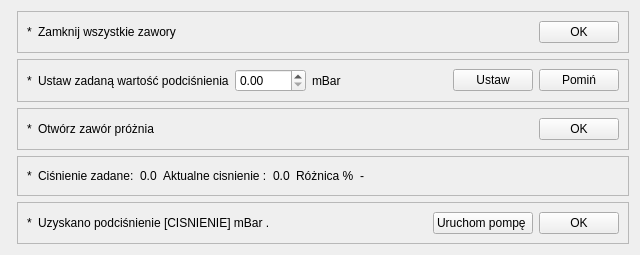
<?xml version="1.0" encoding="UTF-8"?>
<ui version="4.0">
 <class>NowyTest_3</class>
 <widget class="TestPage" name="NowyTest_3">
  <property name="geometry">
   <rect>
    <x>0</x>
    <y>0</y>
    <width>640</width>
    <height>231</height>
   </rect>
  </property>
  <property name="title" stdset="0">
   <string>Ciśnienie w komorze</string>
  </property>
  <property name="subTitle" stdset="0">
   <string>Ustaw odpowiednie ciśnienie w komorze,</string>
  </property>
  <property name="buttonName" stdset="0">
   <string>Dalej</string>
  </property>
  <layout class="QFormLayout" name="formLayout_2">
   <item row="0" column="1">
    <widget class="QFrame" name="frame_1">
     <property name="frameShape">
      <enum>QFrame::StyledPanel</enum>
     </property>
     <property name="frameShadow">
      <enum>QFrame::Raised</enum>
     </property>
     <layout class="QHBoxLayout" name="horizontalLayout">
      <item>
       <widget class="QLabel" name="arrow_1">
        <property name="text">
         <string>*</string>
        </property>
       </widget>
      </item>
      <item>
       <widget class="QLabel" name="text_1">
        <property name="text">
         <string>Zamknij wszystkie zawory</string>
        </property>
       </widget>
      </item>
      <item>
       <spacer name="horizontalSpacer">
        <property name="orientation">
         <enum>Qt::Horizontal</enum>
        </property>
        <property name="sizeHint" stdset="0">
         <size>
          <width>40</width>
          <height>20</height>
         </size>
        </property>
       </spacer>
      </item>
      <item>
       <widget class="QPushButton" name="pbOk_1">
        <property name="text">
         <string>OK</string>
        </property>
       </widget>
      </item>
     </layout>
    </widget>
   </item>
   <item row="1" column="1">
    <widget class="QFrame" name="frame_2">
     <property name="frameShape">
      <enum>QFrame::StyledPanel</enum>
     </property>
     <property name="frameShadow">
      <enum>QFrame::Raised</enum>
     </property>
     <layout class="QHBoxLayout" name="horizontalLayout_2">
      <item>
       <widget class="QLabel" name="arrow_2">
        <property name="text">
         <string>*</string>
        </property>
       </widget>
      </item>
      <item>
       <widget class="QLabel" name="test_2">
        <property name="text">
         <string>Ustaw zadaną wartość podciśnienia</string>
        </property>
       </widget>
      </item>
      <item>
       <widget class="QDoubleSpinBox" name="cisnienie">
        <property name="maximum">
         <double>1003.990000000000009</double>
        </property>
       </widget>
      </item>
      <item>
       <widget class="QLabel" name="text_2a">
        <property name="text">
         <string>mBar</string>
        </property>
       </widget>
      </item>
      <item>
       <spacer name="horizontalSpacer_2">
        <property name="orientation">
         <enum>Qt::Horizontal</enum>
        </property>
        <property name="sizeHint" stdset="0">
         <size>
          <width>207</width>
          <height>20</height>
         </size>
        </property>
       </spacer>
      </item>
      <item>
       <widget class="QPushButton" name="pbUstaw_2">
        <property name="text">
         <string>Ustaw</string>
        </property>
       </widget>
      </item>
      <item>
       <widget class="QPushButton" name="pb_Skip2">
        <property name="text">
         <string>Pomiń</string>
        </property>
       </widget>
      </item>
     </layout>
    </widget>
   </item>
   <item row="2" column="1">
    <widget class="QFrame" name="frame_3">
     <property name="frameShape">
      <enum>QFrame::StyledPanel</enum>
     </property>
     <property name="frameShadow">
      <enum>QFrame::Raised</enum>
     </property>
     <layout class="QHBoxLayout" name="horizontalLayout_3">
      <item>
       <widget class="QLabel" name="arrow_3">
        <property name="text">
         <string>*</string>
        </property>
       </widget>
      </item>
      <item>
       <widget class="QLabel" name="text_3">
        <property name="text">
         <string>Otwórz zawór próżnia</string>
        </property>
       </widget>
      </item>
      <item>
       <spacer name="horizontalSpacer_3">
        <property name="orientation">
         <enum>Qt::Horizontal</enum>
        </property>
        <property name="sizeHint" stdset="0">
         <size>
          <width>424</width>
          <height>20</height>
         </size>
        </property>
       </spacer>
      </item>
      <item>
       <widget class="QPushButton" name="pbOk_3">
        <property name="text">
         <string>OK</string>
        </property>
       </widget>
      </item>
     </layout>
    </widget>
   </item>
   <item row="4" column="1">
    <widget class="QFrame" name="frame_5">
     <property name="frameShape">
      <enum>QFrame::StyledPanel</enum>
     </property>
     <property name="frameShadow">
      <enum>QFrame::Raised</enum>
     </property>
     <layout class="QHBoxLayout" name="horizontalLayout_4">
      <item>
       <widget class="QLabel" name="arrow_5">
        <property name="text">
         <string>*</string>
        </property>
       </widget>
      </item>
      <item>
       <widget class="QLabel" name="text5">
        <property name="text">
         <string>Uzyskano podciśnienie [CISNIENIE] mBar .</string>
        </property>
       </widget>
      </item>
      <item>
       <spacer name="horizontalSpacer_4">
        <property name="orientation">
         <enum>Qt::Horizontal</enum>
        </property>
        <property name="sizeHint" stdset="0">
         <size>
          <width>40</width>
          <height>20</height>
         </size>
        </property>
       </spacer>
      </item>
      <item>
       <widget class="QPushButton" name="pbRun_5">
        <property name="text">
         <string>Uruchom pompę </string>
        </property>
       </widget>
      </item>
      <item>
       <widget class="QPushButton" name="pbOk_5">
        <property name="text">
         <string>OK</string>
        </property>
       </widget>
      </item>
     </layout>
    </widget>
   </item>
   <item row="3" column="1">
    <widget class="QFrame" name="frame_4">
     <property name="frameShape">
      <enum>QFrame::StyledPanel</enum>
     </property>
     <property name="frameShadow">
      <enum>QFrame::Raised</enum>
     </property>
     <layout class="QHBoxLayout" name="horizontalLayout_5">
      <item>
       <widget class="QLabel" name="arrow_4">
        <property name="text">
         <string>*</string>
        </property>
       </widget>
      </item>
      <item>
       <widget class="QLabel" name="txt_4">
        <property name="text">
         <string>Ciśnienie zadane:</string>
        </property>
       </widget>
      </item>
      <item>
       <widget class="QLabel" name="cisnienie_zad">
        <property name="text">
         <string>0.0</string>
        </property>
       </widget>
      </item>
      <item>
       <widget class="QLabel" name="txt_4_2">
        <property name="text">
         <string>Aktualne cisnienie :</string>
        </property>
       </widget>
      </item>
      <item>
       <widget class="QLabel" name="act_cisnienie">
        <property name="text">
         <string>0.0</string>
        </property>
       </widget>
      </item>
      <item>
       <widget class="QLabel" name="label">
        <property name="text">
         <string>Różnica %</string>
        </property>
       </widget>
      </item>
      <item>
       <widget class="QLabel" name="delta_percent">
        <property name="text">
         <string>-</string>
        </property>
       </widget>
      </item>
      <item>
       <spacer name="horizontalSpacer_5">
        <property name="orientation">
         <enum>Qt::Horizontal</enum>
        </property>
        <property name="sizeHint" stdset="0">
         <size>
          <width>40</width>
          <height>20</height>
         </size>
        </property>
       </spacer>
      </item>
     </layout>
    </widget>
   </item>
  </layout>
 </widget>
 <customwidgets>
  <customwidget>
   <class>TestPage</class>
   <extends>QWidget</extends>
   <header>testpage.h</header>
   <container>1</container>
  </customwidget>
 </customwidgets>
 <resources/>
 <connections/>
</ui>
